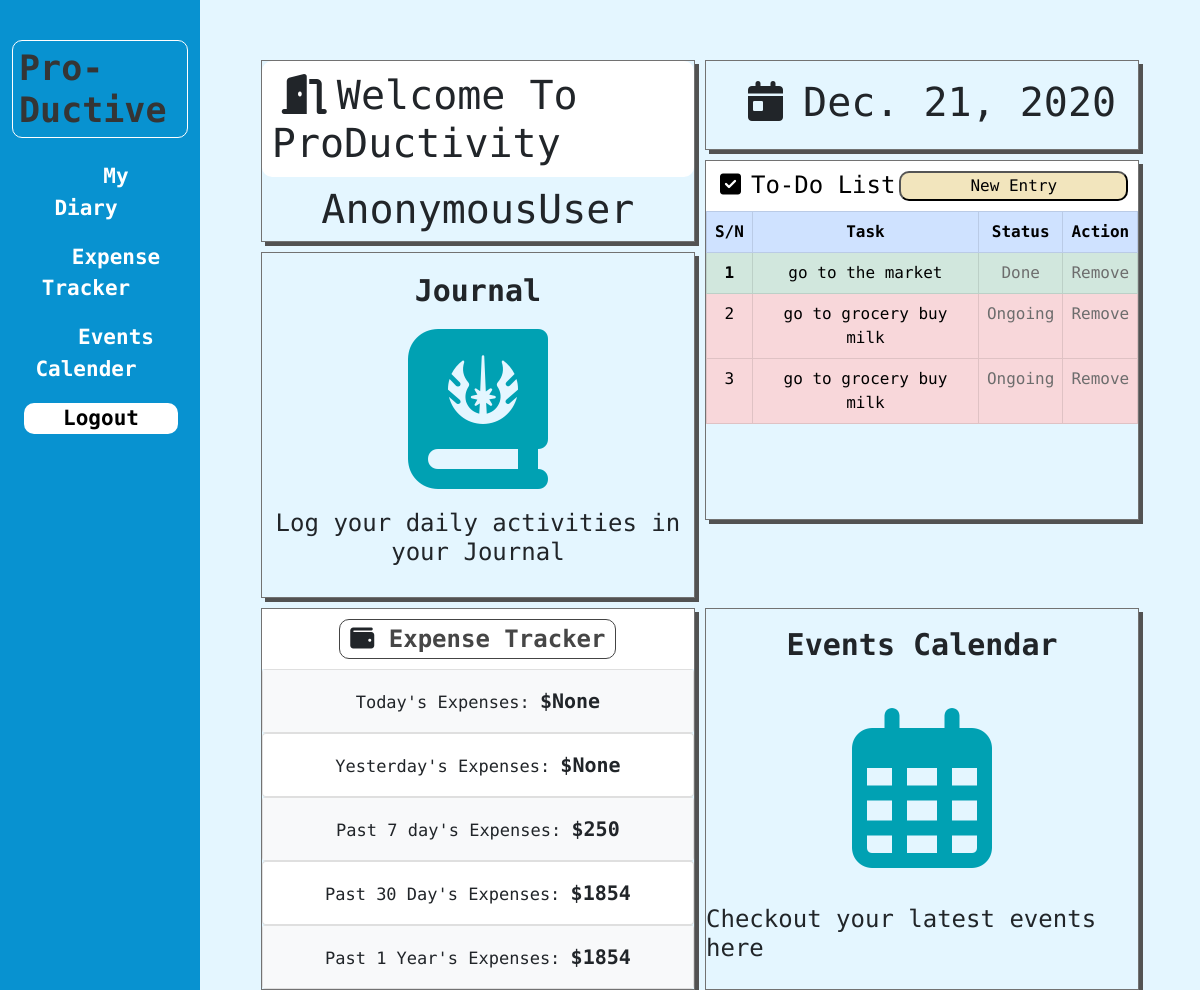
/, run on an earlier commit of the app's database.
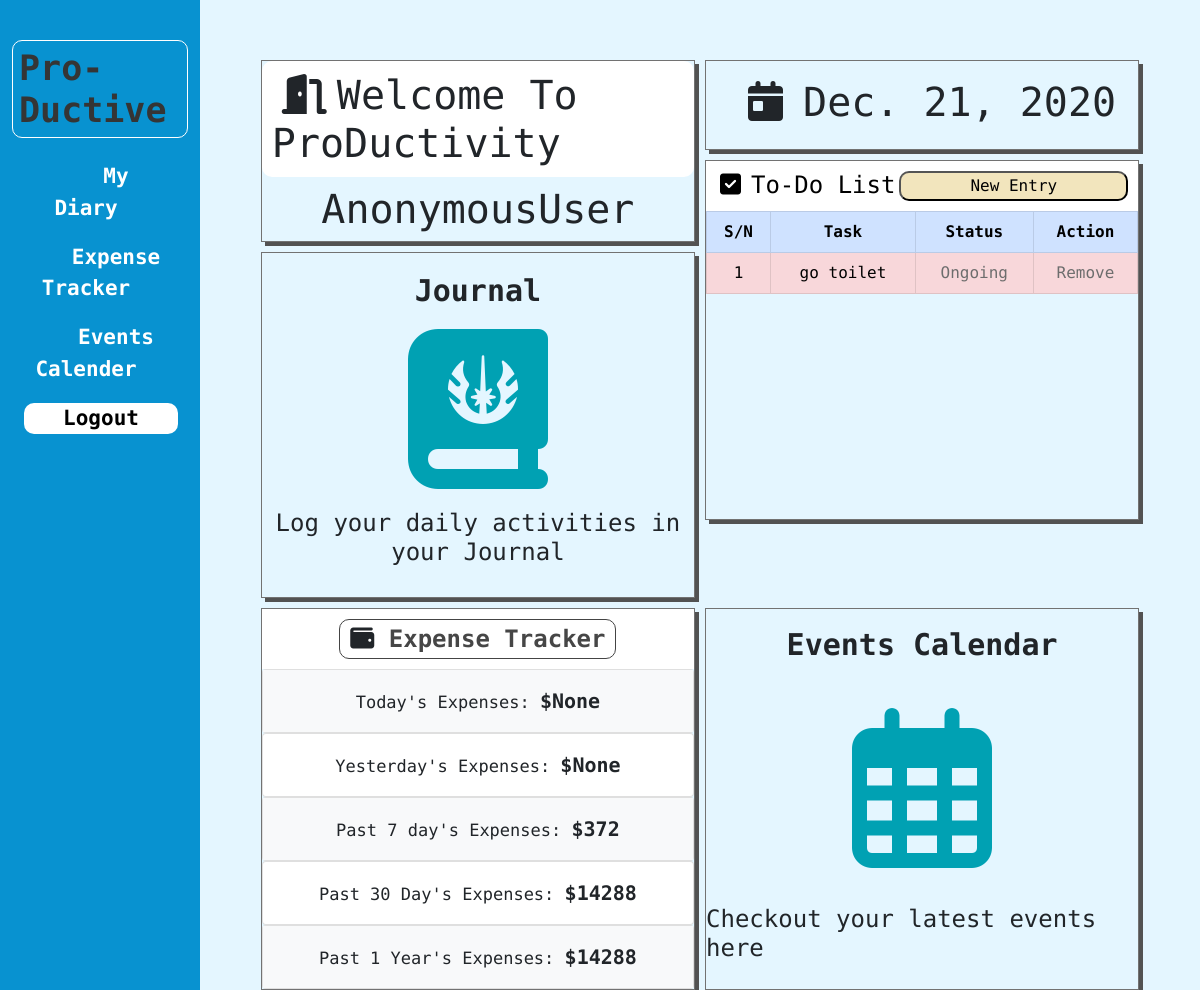
And on a later commit of the database.
### todo/models.py (models this page shows, shortened)
class List(models.Model):
    item = models.CharField(max_length=200)
    completed = models.BooleanField(default=False)

### dashboard/views.py (the view)
# urls.py: path('', views.index, name='index'),
def index(request):
    user = request.user
    today = datetime.now().date()
    now = datetime.now()
    dt_string = now.strftime("%H:%M:%S")
    yesterday = today - timedelta(1)
    seven = today - timedelta(7)
    thirty = today - timedelta(30)
    year = today - timedelta(365)
    tc = Expenses.objects.filter(date=today).aggregate(Sum('cost'))
    yc = Expenses.objects.filter(date=yesterday).aggregate(Sum('cost'))
    sc = Expenses.objects.filter(
        date__gte=seven, date__lte=today).aggregate(Sum('cost'))
    thc = Expenses.objects.filter(
        date__gte=thirty, date__lte=today).aggregate(Sum('cost'))
    yrc = Expenses.objects.filter(
        date__gte=year, date__lte=today).aggregate(Sum('cost'))
    entries = Expenses.objects.order_by('-notedate')
    if request.method == "POST":
        form_data = ListForm(request.POST)
        if form_data.is_valid():
            form_data.save()
    todo_list = List.objects.all
    todo_form = ListForm()
    context = {'today': today, 'tc': tc,
               'yc': yc, "sc": sc, "thc": thc, 'yrc': yrc, "entries": entries, 'dt_string': dt_string, "todo_list": todo_list, 'todo_form': todo_form, 'user': user}
    return render(request, 'dashboard/index.html', context)

### dashboard/templates/dashboard/index.html (shortened to what this page needs)
{% extends 'dashboard/base.html' %}
{%block body%}
<div class="main-grid">
  <div class="item one">
    <h1 class="welcome-msg"><i class="fas fa-door-open"></i>Welcome To ProDuctivity</h1>
    <h1>{{user}}</h1>
  </div>
  <div class="item two">
    <div class="diary-icon">
      <h3>Journal</h3>
      <a href="/diary"><i class="fas fa-journal-whills fa-10x"></i></a>
    </div>
    <div>
      <h4>Log your daily activities in your Journal</h4>
    </div>
  </div>
  <div class="item three">
    <div class="exp-header">
      <h4><i class="fas fa-wallet"></i> <a href="/expensetracker">Expense Tracker</a> </h4>
    </div>
    <div class="card">
      <div class="card-body bg-light">
        <span class="exp-head">Today's Expenses: </span>
        <span class="exp-bod">${{tc.cost__sum}}</span>
      </div>
    </div>
    <div class="card">
      <div class="card-body">
        <span class="exp-head">Yesterday's Expenses: </span>
        <span class="exp-bod">${{yc.cost__sum}}</span>
      </div>
    </div>
    <div class="card">
      <div class="card-body bg-light">
        <span class="exp-head">Past 7 day's Expenses: </span>
        <span class="exp-bod">${{sc.cost__sum}}</span>
      </div>
    </div>
    <div class="card">
      <div class="card-body">
        <span class="exp-head">Past 30 Day's Expenses: </span>
        <span class="exp-bod">${{thc.cost__sum}}</span>
      </div>
    </div>
    <div class="card">
      <div class="card-body bg-light">
        <span class="exp-head">Past 1 Year's Expenses: </span>
        <span class="exp-bod">${{yrc.cost__sum}}</span>
      </div>
    </div>
  </div>
  <div class="item four">
    <h1><i class="fas fa-calendar-day"></i>{{today}}</h1>
  </div>
  <div class="item five">
    <div class="todo-header">
      <h4><i class="fas fa-check-square"></i>To-Do List</h4>
      <button class="todo-btn" data-bs-toggle="modal" data-bs-target="#todoModal">
        New Entry
      </button>
    </div>
    <table class="table table-bordered">
      <thead>
        <tr class="table-primary">
          <th class="text-center" scope="col">S/N</th>
          <th class="text-center" scope="col">Task</th>
          <th class="text-center" scope="col">Status</th>
          <th class="text-center" scope="col">Action</th>
        </tr>
      </thead>
      <tbody>
        {%for entry in todo_list%}
        {% if entry.completed %}
        <tr class="table-success">
          <th class="text-center" scope="row">{{forloop.counter}}</th>
          <td class="text-center">{{entry.item}}</td>
          <td class="text-center"> <a href="{% url 'dashboard:uncross' entry.id %}">Done</a> </td>
          <td class="text-center"><a href="{% url 'dashboard:delete' entry.id %}">Remove</a></td>
        </tr>
        {%else%}
        <tr class="table-danger">
          <td class="text-center" scope="row">{{forloop.counter}}</th>
          <td class="text-center">{{entry.item}}</td>
          <td class="text-center"><a href="{% url 'dashboard:cross' entry.id %}">Ongoing</a></td>
          <td class="text-center"><a href="{% url 'dashboard:delete' entry.id %}">Remove</a></td>
        </tr>
        {%endif%}
        {%endfor%}
      </tbody>
    </table>
  </div>
  <div class="item six">
    <h3>Events Calendar</h3>
    <div class="cal-icon"><a href="/calendar">
        <i class="far fa-calendar-alt fa-10x"></i>
      </a>
    </div>
    <div>
      <h4>Checkout your latest events here</h4>
    </div>
  </div>
  {%endblock%}

What changed in the data, as far as the page shows it:
removed List: item "go to the market"
removed List: item "go to grocery buy milk"
removed List: item "go to grocery buy milk"
added List: item "go toilet"
Also different on the page:
{{ sc.cost__sum }}: "250" → "372"
{{ thc.cost__sum }}: "1854" → "14288"
{{ yrc.cost__sum }}: "1854" → "14288"
